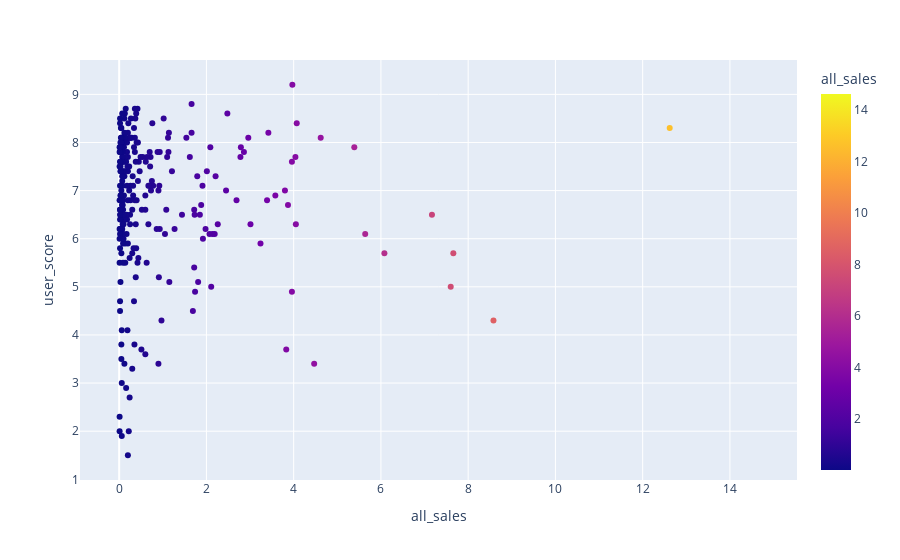

The code cell stored with this chart in its notebook:
### Markdown cell above
#### Зависимость продаж от user_score

### Code cell
px.scatter(ps4_2013, 
            x="all_sales", 
            y="user_score",
            color='all_sales')

### Figure 1 — Plotly figure (JSON) as saved in the notebook; plotly's stock layout.template omitted (floating-point values rounded to 4 significant figures; data arrays with more than 128 entries replaced by an {"elided": "..."} marker saying what was removed)
{"data": [{"hovertemplate": "all_sales=%{marker.color}<br>user_score=%{y}<extra></extra>", "legendgroup": "", "marker": {"color": {"elided": "392 float values"}, "coloraxis": "coloraxis", "symbol": "circle"}, "mode": "markers", "name": "", "orientation": "v", "showlegend": false, "type": "scatter", "x": {"elided": "392 float values"}, "xaxis": "x", "y": {"elided": "392 float values"}, "yaxis": "y"}], "layout": {"coloraxis": {"colorbar": {"title": {"text": "all_sales"}}, "colorscale": [[0, "#0d0887"], [0.1111, "#46039f"], [0.2222, "#7201a8"], [0.3333, "#9c179e"], [0.4444, "#bd3786"], [0.5556, "#d8576b"], [0.6667, "#ed7953"], [0.7778, "#fb9f3a"], [0.8889, "#fdca26"], [1, "#f0f921"]]}, "legend": {"tracegroupgap": 0}, "margin": {"t": 60}, "xaxis": {"anchor": "y", "domain": [0, 1], "title": {"text": "all_sales"}}, "yaxis": {"anchor": "x", "domain": [0, 1], "title": {"text": "user_score"}}}}
